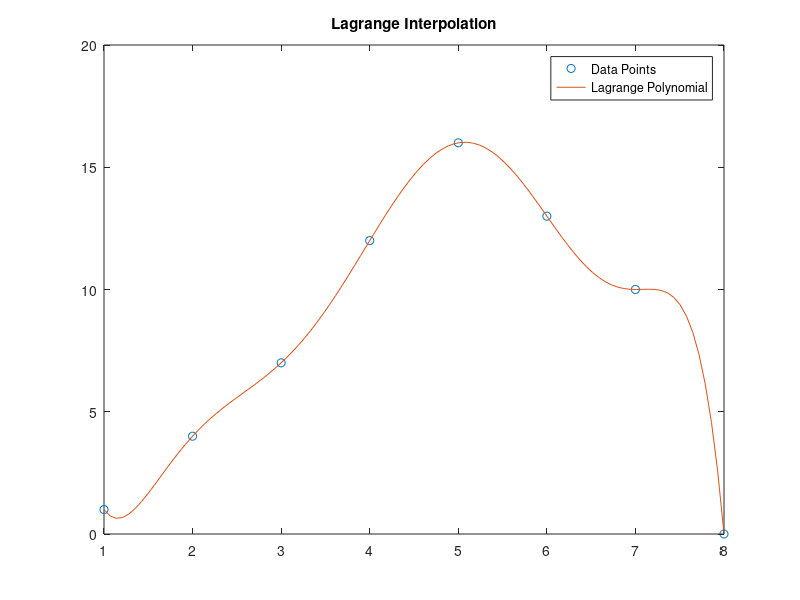

The MATLAB source for this figure:
clear all;
clc;

% Input data points
x = [1 2 3 4 5 6 7 8];
y = [1 4 7 12 16 13 10 0];
n = length(x);

% Prepare evaluation grid
xx = linspace(min(x), max(x), 100);
yy = zeros(size(xx));

% Compute the Lagrange interpolation polynomial at each point in xx
for k = 1:length(xx)
    sum = 0;  % Initialize the interpolated value at xx(k)
    for i = 1:n
        L = 1;  % Initialize L_i(xx(k))
        for j = 1:n
            if i ~= j
                L = L * (xx(k) - x(j)) / (x(i) - x(j));  % Compute basis polynomial
            end
        end
        sum = sum + y(i) * L;  % Accumulate weighted basis polynomial
    end
    yy(k) = sum;  % Assign the computed value
end

% Plot the result
plot(x, y, 'o', xx, yy, '-');
title('Lagrange Interpolation');
legend('Data Points', 'Lagrange Polynomial');
